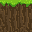

Rendered tile map (Tiled .tmx) drawn with the repository's tilesets; below, a short description and the map source with its tile grids summarised:
An orthogonal 1x1 tile map with 32x32 px tiles, 1 tile layer (Tile Layer 1).

<map version="1.2" tiledversion="1.3.4" orientation="orthogonal" renderorder="right-down" width="1" height="1" tilewidth="32" tileheight="32" infinite="0" nextlayerid="2" nextobjectid="1">
 <tileset firstgid="1" name="1tile" tilewidth="32" tileheight="32" tilecount="64" columns="8">
  <image source="Tiles_32x32.png" width="256" height="256" />
 </tileset>
 <layer id="1" name="Tile Layer 1" width="1" height="1">
  <data>[1 cells, 1 non-empty, 1 distinct tile ids]</data>
 </layer>
</map>
